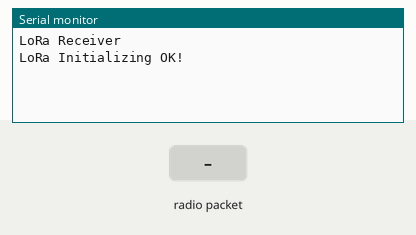
Bench run of a sketch on a simulated Arduino Uno, built with avr-gcc and run on an emulated ATmega328P. On the bench: the last lines printed to the serial monitor. The test bench sets the inputs (shaded band). No radio packets arrive unless stated.

Above: at 3.8 s.
3.9 s: radio packet "1" arrives
At 6.1 s:
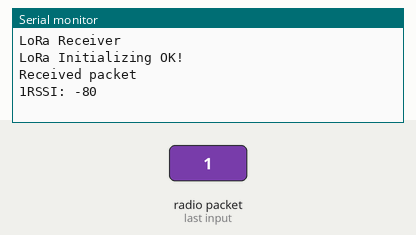
6.9 s: radio packet "0" arrives
At 7.8 s:
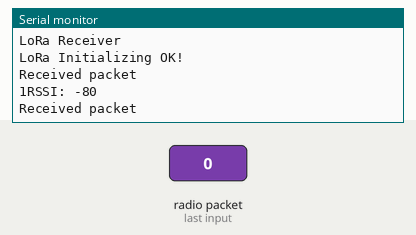
8.4 s: radio packet "2" arrives
At 11.1 s:
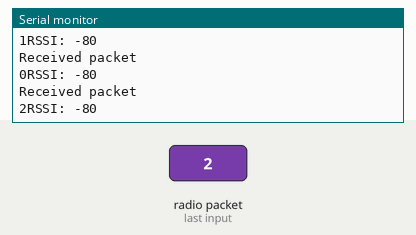

The sketch:

Lora.ino
```cpp
#include <Wire.h>
#include <Adafruit_GFX.h>
#include <Adafruit_SSD1306.h>

#define SCREEN_WIDTH 128    // OLED display width, in pixels
#define SCREEN_HEIGHT 64    // OLED display height, in pixels
#define OLED_RESET -1       // Reset pin # (or -1 if sharing Arduino reset pin)

//////////////////////////////
#include <LoRa.h>
#include <SPI.h>

#define ss 10
#define rst 9
#define dio0 2
String LoRaData = "";

void setup() {
  Serial.begin(9600);


  //while (!Serial);
  Serial.println("LoRa Receiver");

  LoRa.setPins(ss, rst, dio0);    //setup LoRa transceiver module

  while (!LoRa.begin(433E6))     //433E6 - Asia, 866E6 - Europe, 915E6 - North America
  {
    Serial.println(".");
    delay(500);
  }
  //LoRa.setSyncWord(0xA5);
  Serial.println("LoRa Initializing OK!");
}

void loop() {
  delay(500);
  //Serial.print("Working");
  Serial.print(LoRa.readString());
  int packetSize = LoRa.parsePacket();    // try to parse packet
  if (packetSize)
  {

    Serial.println("Received packet");

    while (LoRa.available())              // read packet
    {
      LoRaData = LoRa.readString();
      Serial.print(LoRaData);

    }
    Serial.print("RSSI: ");         // print RSSI of packet
    Serial.println(LoRa.packetRssi());
    Serial.println("");

  }
}
```

Measured:
- after the input at 3.9 s, the serial monitor: prints a new line after 0.62 s (image 1)
- after the input at 8.4 s, the serial monitor: prints a new line after 2.1 s (image 3)
